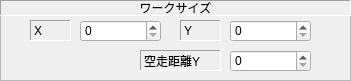
   <widget class="QFrame" name="frame_2">
    <property name="geometry">
     <rect>
      <x>480</x>
      <y>10</y>
      <width>351</width>
      <height>81</height>
     </rect>
    </property>
    <property name="frameShape">
     <enum>QFrame::StyledPanel</enum>
    </property>
    <property name="frameShadow">
     <enum>QFrame::Sunken</enum>
    </property>
    <widget class="QLabel" name="label_15">
     <property name="geometry">
      <rect>
       <x>0</x>
       <y>0</y>
       <width>351</width>
       <height>16</height>
      </rect>
     </property>
     <property name="frameShape">
      <enum>QFrame::Panel</enum>
     </property>
     <property name="frameShadow">
      <enum>QFrame::Sunken</enum>
     </property>
     <property name="text">
      <string>ワークサイズ</string>
     </property>
     <property name="alignment">
      <set>Qt::AlignCenter</set>
     </property>
    </widget>
    <widget class="QSpinBox" name="spinBoxBoardSizeX">
     <property name="geometry">
      <rect>
       <x>80</x>
       <y>20</y>
       <width>81</width>
       <height>22</height>
      </rect>
     </property>
     <property name="maximum">
      <number>99999999</number>
     </property>
    </widget>
    <widget class="QLabel" name="label_16">
     <property name="geometry">
      <rect>
       <x>30</x>
       <y>20</y>
       <width>41</width>
       <height>21</height>
      </rect>
     </property>
     <property name="frameShape">
      <enum>QFrame::Panel</enum>
     </property>
     <property name="frameShadow">
      <enum>QFrame::Sunken</enum>
     </property>
     <property name="text">
      <string>X</string>
     </property>
    </widget>
    <widget class="QLabel" name="label_17">
     <property name="geometry">
      <rect>
       <x>180</x>
       <y>20</y>
       <width>41</width>
       <height>21</height>
      </rect>
     </property>
     <property name="frameShape">
      <enum>QFrame::Panel</enum>
     </property>
     <property name="frameShadow">
      <enum>QFrame::Sunken</enum>
     </property>
     <property name="text">
      <string>Y</string>
     </property>
    </widget>
    <widget class="QSpinBox" name="spinBoxBoardSizeY">
     <property name="geometry">
      <rect>
       <x>230</x>
       <y>20</y>
       <width>81</width>
       <height>22</height>
      </rect>
     </property>
     <property name="maximum">
      <number>99999999</number>
     </property>
    </widget>
    <widget class="QLabel" name="label_26">
     <property name="geometry">
      <rect>
       <x>140</x>
       <y>50</y>
       <width>81</width>
       <height>21</height>
      </rect>
     </property>
     <property name="frameShape">
      <enum>QFrame::Panel</enum>
     </property>
     <property name="frameShadow">
      <enum>QFrame::Sunken</enum>
     </property>
     <property name="text">
      <string>空走距離Y</string>
     </property>
    </widget>
    <widget class="QSpinBox" name="spinBoxSpaceY">
     <property name="geometry">
      <rect>
       <x>230</x>
       <y>50</y>
       <width>81</width>
       <height>22</height>
      </rect>
     </property>
     <property name="maximum">
      <number>99999999</number>
     </property>
    </widget>
   </widget>
